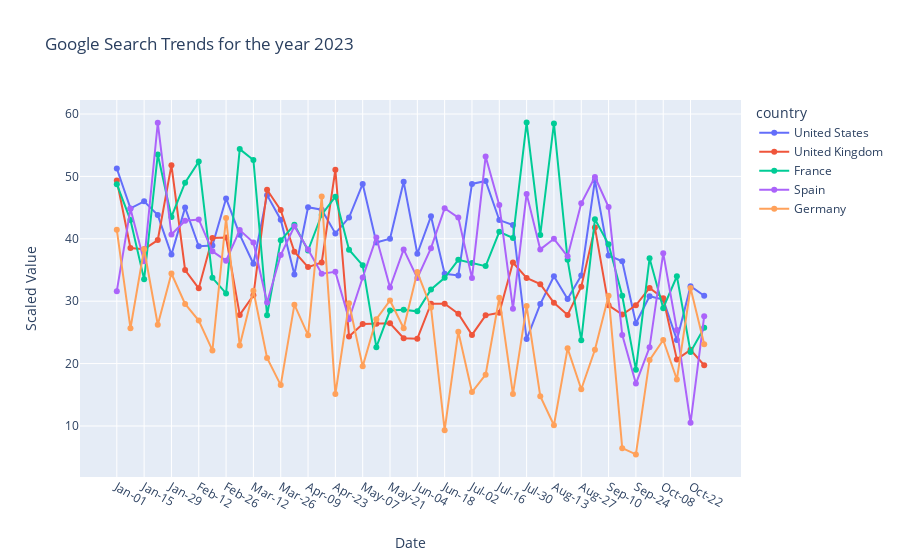

The code cell stored with this chart in its notebook:
### Code cell
fig = px.line(df, x='month', y='value', color='country', markers=True, title = f"Google Search Trends for the year 2023")
fig.update_yaxes(
        title_text = "Scaled Value",
        title_standoff = 25)
fig.update_xaxes(
        title_text = "Date",
        title_standoff = 25)

fig.show()

## Show all in one graph or split across 5?

### Figure 1 — Plotly figure (JSON) as saved in the notebook; plotly's stock layout.template omitted (floating-point values rounded to 4 significant figures)
{"data": [{"hovertemplate": "country=United States<br>month=%{x}<br>value=%{y}<extra></extra>", "legendgroup": "United States", "line": {"color": "#636efa", "dash": "solid"}, "marker": {"symbol": "circle"}, "mode": "markers+lines", "name": "United States", "orientation": "v", "showlegend": true, "type": "scatter", "x": ["Jan-01", "Jan-08", "Jan-15", "Jan-22", "Jan-29", "Feb-05", "Feb-12", "Feb-19", "Feb-26", "Mar-05", "Mar-12", "Mar-19", "Mar-26", "Apr-02", "Apr-09", "Apr-16", "Apr-23", "Apr-30", "May-07", "May-14", "May-21", "May-28", "Jun-04", "Jun-11", "Jun-18", "Jun-25", "Jul-02", "Jul-09", "Jul-16", "Jul-23", "Jul-30", "Aug-06", "Aug-13", "Aug-20", "Aug-27", "Sep-03", "Sep-10", "Sep-17", "Sep-24", "Oct-01", "Oct-08", "Oct-15", "Oct-22", "Oct-29"], "xaxis": "x", "y": [51.27, 44.87, 46, 43.8, 37.47, 45, 38.8, 38.93, 46.47, 40.67, 36, 47, 43.07, 34.27, 45.07, 44.67, 40.87, 43.4, 48.8, 39.4, 40, 49.13, 37.6, 43.6, 34.4, 34.13, 48.8, 49.27, 43, 42.2, 23.93, 29.53, 34, 30.33, 34.13, 49.4, 37.33, 36.4, 26.47, 30.8, 30.27, 23.8, 32.4, 30.87], "yaxis": "y"}, {"hovertemplate": "country=United Kingdom<br>month=%{x}<br>value=%{y}<extra></extra>", "legendgroup": "United Kingdom", "line": {"color": "#EF553B", "dash": "solid"}, "marker": {"symbol": "circle"}, "mode": "markers+lines", "name": "United Kingdom", "orientation": "v", "showlegend": true, "type": "scatter", "x": ["Jan-01", "Jan-08", "Jan-15", "Jan-22", "Jan-29", "Feb-05", "Feb-12", "Feb-19", "Feb-26", "Mar-05", "Mar-12", "Mar-19", "Mar-26", "Apr-02", "Apr-09", "Apr-16", "Apr-23", "Apr-30", "May-07", "May-14", "May-21", "May-28", "Jun-04", "Jun-11", "Jun-18", "Jun-25", "Jul-02", "Jul-09", "Jul-16", "Jul-23", "Jul-30", "Aug-06", "Aug-13", "Aug-20", "Aug-27", "Sep-03", "Sep-10", "Sep-17", "Sep-24", "Oct-01", "Oct-08", "Oct-15", "Oct-22", "Oct-29"], "xaxis": "x", "y": [49.33, 38.53, 38.33, 39.8, 51.8, 35, 32.07, 40.13, 40.2, 27.8, 30.93, 47.87, 44.6, 37.93, 35.47, 36.2, 51.07, 24.33, 26.33, 26.4, 26.47, 24.07, 24, 29.6, 29.6, 28, 24.6, 27.73, 28.13, 36.2, 33.73, 32.73, 29.73, 27.8, 32.33, 41.8, 29.33, 27.87, 29.33, 32.13, 30.47, 20.67, 22.2, 19.73], "yaxis": "y"}, {"hovertemplate": "country=France<br>month=%{x}<br>value=%{y}<extra></extra>", "legendgroup": "France", "line": {"color": "#00cc96", "dash": "solid"}, "marker": {"symbol": "circle"}, "mode": "markers+lines", "name": "France", "orientation": "v", "showlegend": true, "type": "scatter", "x": ["Jan-01", "Jan-08", "Jan-15", "Jan-22", "Jan-29", "Feb-05", "Feb-12", "Feb-19", "Feb-26", "Mar-05", "Mar-12", "Mar-19", "Mar-26", "Apr-02", "Apr-09", "Apr-16", "Apr-23", "Apr-30", "May-07", "May-14", "May-21", "May-28", "Jun-04", "Jun-11", "Jun-18", "Jun-25", "Jul-02", "Jul-09", "Jul-16", "Jul-23", "Jul-30", "Aug-06", "Aug-13", "Aug-20", "Aug-27", "Sep-03", "Sep-10", "Sep-17", "Sep-24", "Oct-01", "Oct-08", "Oct-15", "Oct-22", "Oct-29"], "xaxis": "x", "y": [48.75, 43, 33.5, 53.5, 43.5, 49, 52.38, 33.75, 31.25, 54.38, 52.62, 27.75, 39.75, 42.25, 38.12, 43.88, 46.75, 38.25, 35.75, 22.62, 28.5, 28.62, 28.38, 31.88, 33.75, 36.62, 36.12, 35.62, 41.12, 40.12, 58.62, 40.62, 58.5, 36.62, 23.75, 43.12, 39.12, 30.88, 19, 36.88, 28.88, 34, 21.88, 25.75], "yaxis": "y"}, {"hovertemplate": "country=Spain<br>month=%{x}<br>value=%{y}<extra></extra>", "legendgroup": "Spain", "line": {"color": "#ab63fa", "dash": "solid"}, "marker": {"symbol": "circle"}, "mode": "markers+lines", "name": "Spain", "orientation": "v", "showlegend": true, "type": "scatter", "x": ["Jan-01", "Jan-08", "Jan-15", "Jan-22", "Jan-29", "Feb-05", "Feb-12", "Feb-19", "Feb-26", "Mar-05", "Mar-12", "Mar-19", "Mar-26", "Apr-02", "Apr-09", "Apr-16", "Apr-23", "Apr-30", "May-07", "May-14", "May-21", "May-28", "Jun-04", "Jun-11", "Jun-18", "Jun-25", "Jul-02", "Jul-09", "Jul-16", "Jul-23", "Jul-30", "Aug-06", "Aug-13", "Aug-20", "Aug-27", "Sep-03", "Sep-10", "Sep-17", "Sep-24", "Oct-01", "Oct-08", "Oct-15", "Oct-22", "Oct-29"], "xaxis": "x", "y": [31.6, 44.8, 36.4, 58.6, 40.7, 42.9, 43.1, 38, 36.5, 41.4, 39.4, 29.8, 37.4, 42, 38.3, 34.4, 34.7, 27.1, 33.8, 40.2, 32.2, 38.3, 33.7, 38.5, 44.9, 43.4, 33.7, 53.2, 45.4, 28.8, 47.2, 38.3, 40, 37.2, 45.7, 49.9, 45.1, 24.6, 16.8, 22.6, 37.7, 25.4, 10.5, 27.6], "yaxis": "y"}, {"hovertemplate": "country=Germany<br>month=%{x}<br>value=%{y}<extra></extra>", "legendgroup": "Germany", "line": {"color": "#FFA15A", "dash": "solid"}, "marker": {"symbol": "circle"}, "mode": "markers+lines", "name": "Germany", "orientation": "v", "showlegend": true, "type": "scatter", "x": ["Jan-01", "Jan-08", "Jan-15", "Jan-22", "Jan-29", "Feb-05", "Feb-12", "Feb-19", "Feb-26", "Mar-05", "Mar-12", "Mar-19", "Mar-26", "Apr-02", "Apr-09", "Apr-16", "Apr-23", "Apr-30", "May-07", "May-14", "May-21", "May-28", "Jun-04", "Jun-11", "Jun-18", "Jun-25", "Jul-02", "Jul-09", "Jul-16", "Jul-23", "Jul-30", "Aug-06", "Aug-13", "Aug-20", "Aug-27", "Sep-03", "Sep-10", "Sep-17", "Sep-24", "Oct-01", "Oct-08", "Oct-15", "Oct-22", "Oct-29"], "xaxis": "x", "y": [41.44, 25.67, 38.33, 26.22, 34.44, 29.56, 26.89, 22.11, 43.33, 22.89, 31.67, 20.89, 16.56, 29.44, 24.56, 46.78, 15.11, 29.67, 19.56, 27.11, 30.11, 25.67, 34.67, 29, 9.333, 25.11, 15.44, 18.22, 30.56, 15.11, 29.22, 14.78, 10.11, 22.44, 15.89, 22.22, 30.89, 6.444, 5.444, 20.56, 23.78, 17.44, 32.11, 23.11], "yaxis": "y"}], "layout": {"legend": {"title": {"text": "country"}, "tracegroupgap": 0}, "title": {"text": "Google Search Trends for the year 2023"}, "xaxis": {"anchor": "y", "domain": [0, 1], "title": {"standoff": 25, "text": "Date"}}, "yaxis": {"anchor": "x", "domain": [0, 1], "title": {"standoff": 25, "text": "Scaled Value"}}}}
